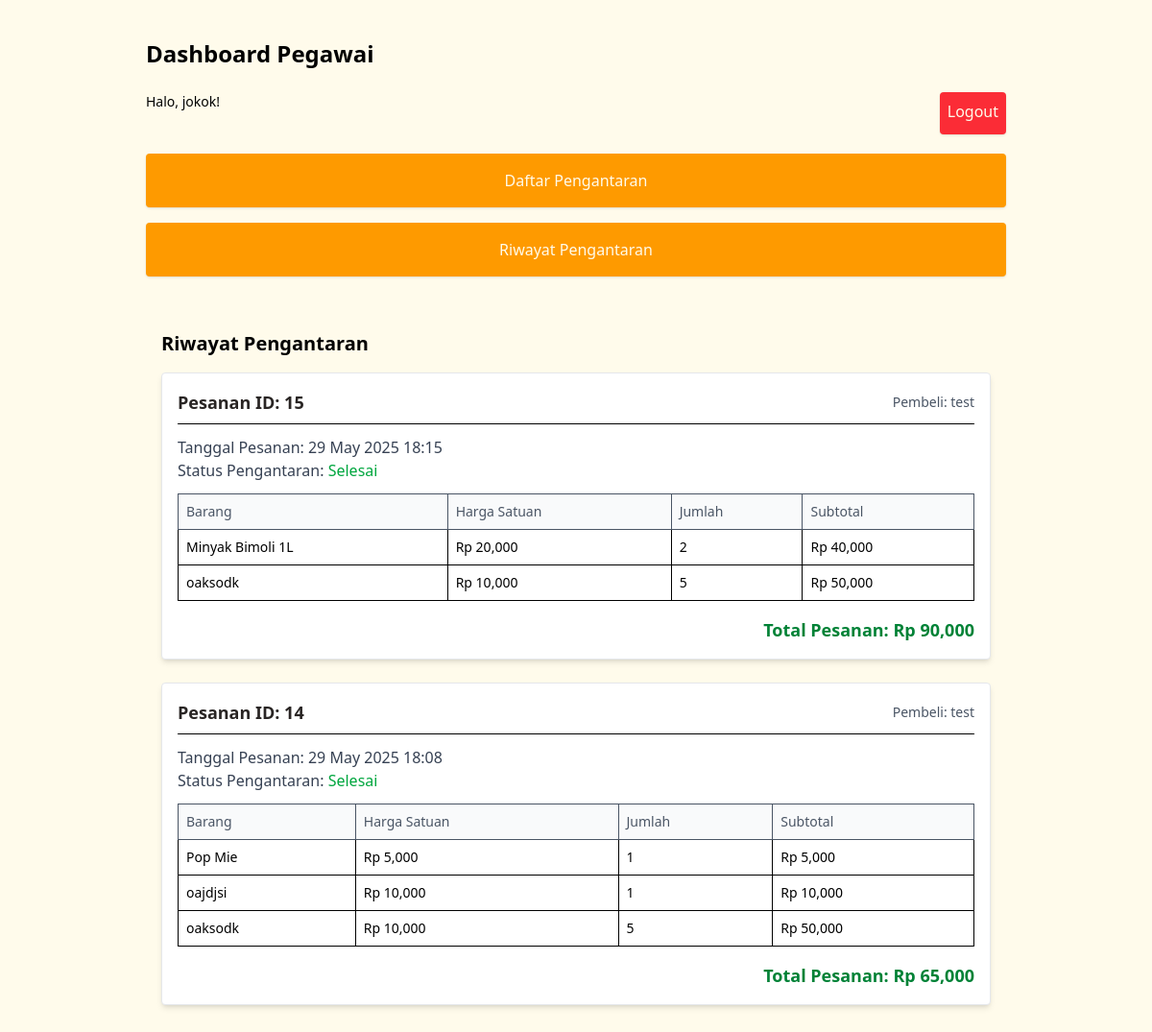
/pegawai/riwayat_pengaturan.php (signed in), run on the app's committed database.
### tables this page shows
CREATE TABLE `pengantaran` (
  `id` int(11) NOT NULL,
  `pesanan_id` int(11) DEFAULT NULL,
  `pegawai_id` int(11) DEFAULT NULL,
  `status_pengantaran` enum('belum','dikirim','selesai') DEFAULT NULL
);

CREATE TABLE `users` (
  `id` int(11) NOT NULL,
  `username` varchar(50) DEFAULT NULL,
  `password` varchar(255) DEFAULT NULL,
  `role` enum('admin','pegawai','pembeli') DEFAULT NULL
);

CREATE TABLE `pesanan` (
  `id` int(11) NOT NULL,
  `pembeli_id` int(11) DEFAULT NULL,
  `status` enum('menunggu','diproses','dikirim','selesai') DEFAULT NULL,
  `tanggal` datetime DEFAULT current_timestamp()
);

CREATE TABLE `detail_pesanan` (
  `id` int(11) NOT NULL,
  `pesanan_id` int(11) DEFAULT NULL,
  `barang_id` int(11) DEFAULT NULL,
  `jumlah` int(11) DEFAULT NULL,
  `total` decimal(10,2) DEFAULT NULL
);

CREATE TABLE `barang` (
  `id` int(11) NOT NULL,
  `nama` varchar(100) DEFAULT NULL,
  `harga` decimal(10,2) DEFAULT NULL,
  `stok` int(11) DEFAULT NULL,
  `gambar` varchar(255) DEFAULT NULL
);

### pegawai/riwayat_pengaturan.php (the view, shortened to what this page needs)
<?php
include '../config/koneksi.php';
$pegawai_id = $_SESSION['user']['id'];
$riwayat_pengantaran = mysqli_query($conn, "SELECT p.pesanan_id, u.username AS nama_pembeli, p.status_pengantaran, ps.tanggal
                                           FROM pengantaran p
                                           JOIN pesanan ps ON p.pesanan_id = ps.id
                                           JOIN users u ON ps.pembeli_id = u.id
                                           WHERE p.pegawai_id = $pegawai_id AND p.status_pengantaran = 'selesai'
                                           ORDER BY ps.tanggal DESC");
?>
<?php include 'dashboard.php'; ?>
<div class="max-w-4xl mx-auto mt-10 p-4">
    <h2 class="text-xl font-bold mb-4">Riwayat Pengantaran</h2>
    <?php if (mysqli_num_rows($riwayat_pengantaran) == 0) { ?>
        <p class="text-gray-600">Belum ada riwayat pengantaran yang selesai.</p>
    <?php } else { ?>
        <?php while ($rp = mysqli_fetch_assoc($riwayat_pengantaran)) {
            $pesanan_id = $rp['pesanan_id'];
            $detail_barang_pesanan = mysqli_query($conn, "SELECT dp.jumlah, dp.total AS subtotal_item, b.nama, b.harga
                                                        FROM detail_pesanan dp
                                                        JOIN barang b ON dp.barang_id = b.id
                                                        WHERE dp.pesanan_id = $pesanan_id");
            $total_pesanan = 0;
        ?>
            <div class="bg-white rounded shadow-md p-4 mb-6 border border-gray-200">
                <div class="flex justify-between items-center mb-3 pb-2 border-b">
                    <h3 class="text-lg font-semibold text-stone-800">Pesanan ID: <?= $rp['pesanan_id'] ?></h3>
                    <span class="text-gray-600 text-sm">Pembeli: <?= $rp['nama_pembeli'] ?></span>
                </div>
                <div class="mb-3">
                    <p class="text-gray-700">Tanggal Pesanan: <span class="font-medium"><?= date('d M Y H:i', strtotime($rp['tanggal'])) ?></span></p>
                    <p class="text-gray-700">Status Pengantaran: <span class="font-medium text-green-600"><?= ucfirst($rp['status_pengantaran']) ?></span></p>
                </div>
                <table class="w-full text-sm mb-4">
                    <thead class="bg-gray-50">
                        <tr>
                            <th class="p-2 border text-left font-normal text-gray-600">Barang</th>
                            <th class="p-2 border text-left font-normal text-gray-600">Harga Satuan</th>
                            <th class="p-2 border text-left font-normal text-gray-600">Jumlah</th>
                            <th class="p-2 border text-left font-normal text-gray-600">Subtotal</th>
                        </tr>
                    </thead>
                    <tbody>
                        <?php while ($dbp = mysqli_fetch_assoc($detail_barang_pesanan)) {
                            $total_pesanan += $dbp['subtotal_item'];
                        ?>
                            <tr class="border-b">
                                <td class="p-2 border"><?= $dbp['nama'] ?></td>
                                <td class="p-2 border">Rp <?= number_format($dbp['harga']) ?></td>
                                <td class="p-2 border"><?= $dbp['jumlah'] ?></td>
                                <td class="p-2 border">Rp <?= number_format($dbp['subtotal_item']) ?></td>
                            </tr>
                        <?php } ?>
                    </tbody>
                </table>
                <div class="text-right font-bold text-lg text-green-700">
                    Total Pesanan: Rp <?= number_format($total_pesanan) ?>
                </div>
            </div>
        <?php } ?>
    <?php } ?>
</div>

### data on the page
pengantaran: pesanan "15", users.username "test", pesanan.tanggal "29 May 2025 18:15", status_pengantaran "Selesai", total_pesanan "90,000"
detail_pesanan: barang.nama "Minyak Bimoli 1L", barang.harga "20,000", jumlah "2", total "40,000"
detail_pesanan: barang.nama "oaksodk", barang.harga "10,000", jumlah "5", total "50,000"
pengantaran: pesanan "14", users.username "test", pesanan.tanggal "29 May 2025 18:08", status_pengantaran "Selesai", total_pesanan "65,000"
detail_pesanan: barang.nama "Pop Mie", barang.harga "5,000", jumlah "1", total "5,000"
detail_pesanan: barang.nama "oajdjsi", barang.harga "10,000", jumlah "1", total "10,000"
detail_pesanan: barang.nama "oaksodk", barang.harga "10,000", jumlah "5", total "50,000"

### other printed values
$_SESSION['user']['username'] "jokok"
